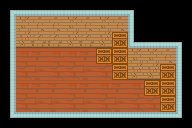

The image is a tile-based game level rendered from a .tmx file. Its description and complete source (layers, tilesets, objects, tile grids) follow:
An orthogonal 12x8 tile map with 16x16 px tiles, 3 tile layers (fondo, interior, cajas), 2 hidden layers not drawn, 2 tilesets.

<map version="1.9" tiledversion="1.9.2" orientation="orthogonal" renderorder="right-down" width="12" height="8" tilewidth="16" tileheight="16" infinite="0" nextlayerid="6" nextobjectid="1">
 <editorsettings>
  <export target="../InteriorCasa.tmj" format="json" />
 </editorsettings>
 <tileset firstgid="1" source="styleShitDemo.tsx" />
 <tileset firstgid="4097" source="ColisionBloq.tsx" />
 <layer id="5" name="fondo" width="12" height="8">
  <data encoding="csv">
877,877,877,877,877,877,877,877,877,877,877,877,
877,877,877,877,877,877,877,877,877,877,877,877,
877,877,877,877,877,877,877,877,877,877,877,877,
877,877,877,877,877,877,877,877,877,877,877,877,
877,877,877,877,877,877,877,877,877,877,877,877,
877,877,877,877,877,877,877,877,877,877,877,877,
877,877,877,877,877,877,877,877,877,877,877,877,
877,877,877,877,877,877,877,877,877,877,877,877
</data>
 </layer>
 <layer id="1" name="interior" width="12" height="8">
  <data encoding="csv">
1167,918,919,919,918,919,918,919,1170,0,0,0,
1231,982,983,983,982,983,982,983,1234,0,0,0,
1295,1046,1047,1047,1046,1047,1046,1047,1228,1168,1168,1170,
1231,1110,1111,1110,1110,1111,1110,1111,982,982,983,1234,
1295,1174,1175,1174,1174,1175,1174,1175,1046,1046,1047,1298,
1231,1110,1111,1111,1110,1111,1110,1111,1110,1110,1111,1234,
1295,1174,1175,1175,1174,1175,1174,1175,1174,1174,1175,1298,
1359,1360,1361,1360,1361,1360,1361,1360,1361,1360,1361,1362
</data>
 </layer>
 <layer id="2" name="cajas" width="12" height="8">
  <data encoding="csv">
0,0,0,0,0,0,0,0,0,0,0,0,
0,0,0,0,0,0,0,0,0,0,0,0,
0,0,0,0,0,0,0,1036,0,0,0,0,
0,0,0,0,0,0,1036,1036,0,0,0,0,
0,0,0,0,0,0,0,1036,0,0,1036,0,
0,0,0,0,0,0,0,0,0,1036,1036,0,
0,0,0,0,0,0,0,0,0,0,1036,0,
0,0,0,0,0,0,0,0,0,0,0,0
</data>
 </layer>
 <layer id="3" name="bloqueCol" width="12" height="8" visible="0" opacity="0.57">
  <data encoding="csv">
0,0,0,0,0,0,0,0,0,0,0,0,
0,0,0,0,0,0,0,0,0,0,0,0,
0,4097,4097,4097,4097,4097,4097,0,0,0,0,0,
4097,0,0,0,0,0,4097,4097,0,0,0,0,
4097,0,0,0,0,0,0,4097,4097,0,0,0,
4097,0,0,0,0,0,0,0,0,4097,0,0,
4097,0,0,0,0,0,0,0,0,0,4097,0,
4097,4097,4097,4097,4097,4097,4097,4097,4097,4097,4097,0
</data>
 </layer>
 <layer id="4" name="Entrar" width="12" height="8" visible="0" opacity="0.52">
  <data encoding="csv">
0,0,0,0,0,0,0,0,0,0,0,0,
0,0,0,0,0,0,0,0,0,0,0,0,
0,0,0,0,0,0,0,0,0,0,0,0,
0,0,0,0,0,0,0,0,0,0,0,0,
0,0,0,0,0,0,0,0,0,0,0,0,
0,0,0,0,0,0,0,0,0,0,0,0,
0,0,0,0,0,0,0,0,0,0,0,0,
0,0,844,844,0,0,0,0,0,0,0,0
</data>
 </layer>
</map>
